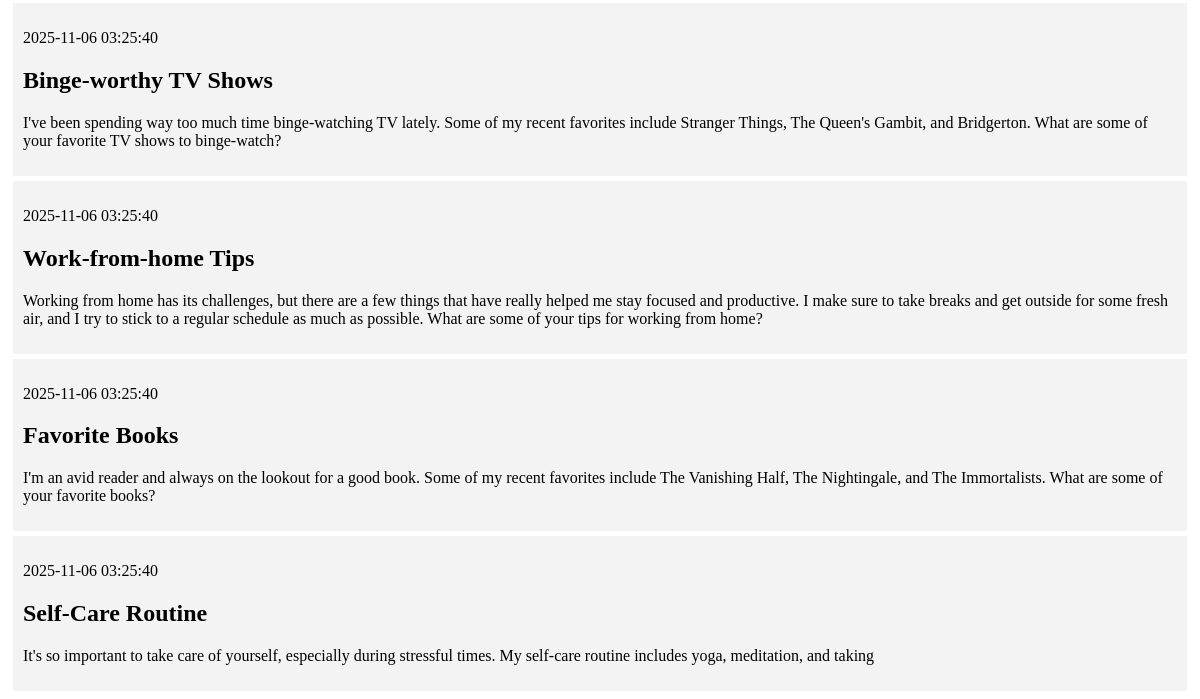
Before: / (lower part) with the older database file.
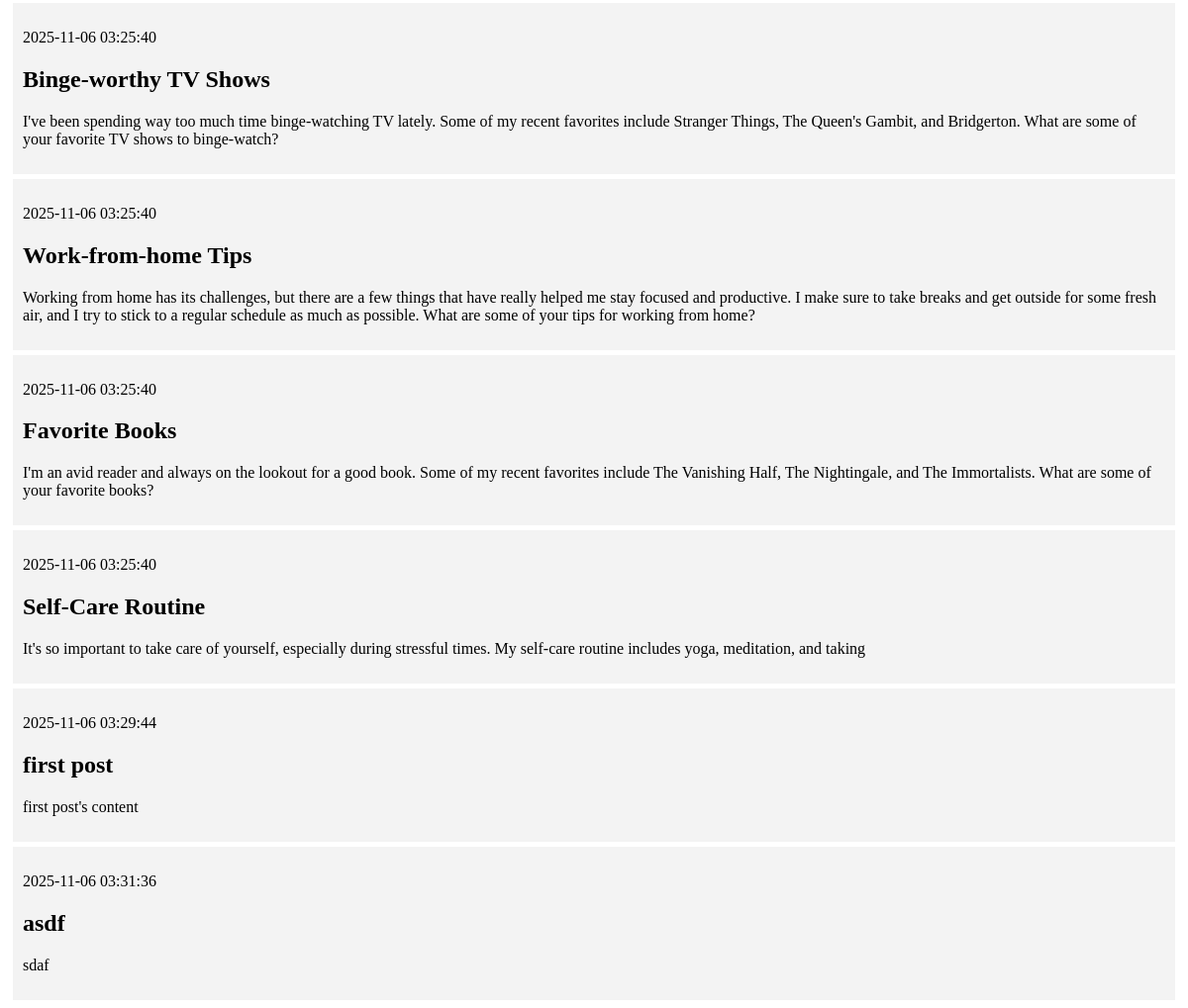
After: the same page with the newer database file.
### tables this page shows
CREATE TABLE posts (
    id INTEGER PRIMARY KEY AUTOINCREMENT,
    created TIMESTAMP NOT NULL DEFAULT CURRENT_TIMESTAMP,
    title TEXT NOT NULL,
    content TEXT NOT NULL
);

### app.py (the view)
@app.route('/')
def index():
    conn = get_db_connection()
    posts = conn.execute('select * from posts').fetchall()
    conn.close()
    return render_template('index.html', posts = posts)

### app.py (called while the page is built)
def get_db_connection():
    conn = sqlite3.connect('database.db')
    conn.row_factory = sqlite3.Row
    return conn

### templates/index.html (shortened to what this page needs)
{% extends 'base.html' %}
{% block content %}
    {% for post in posts %}
        <div class='post'>
            <p>{{ post['created'] }}</p>
            <h2>{{ post['title'] }}</h2>
            <p>{{ post['content'] }}</p>
        </div>
    {% endfor %}
{% endblock %}

### templates/base.html (shortened to what this page needs)
<!DOCTYPE html>
<html lang="en">
<head>
</head>
<body>
    <div class="content">
        {% block content %} {% endblock %}
    </div>
</body>
</html>

### templates/base.html (style rules this page uses)
.post { padding: 10px; margin: 5px; background-color: #f3f3f3 }

Changed rows visible on the page:
added posts: created "2025-11-06 03:29:44", title "first post", content "first post's content"
added posts: created "2025-11-06 03:31:36", title "asdf", content "sdaf"
